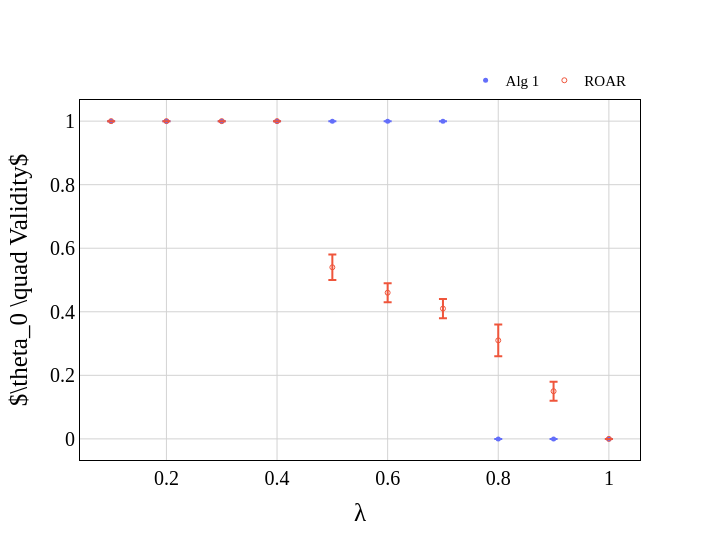
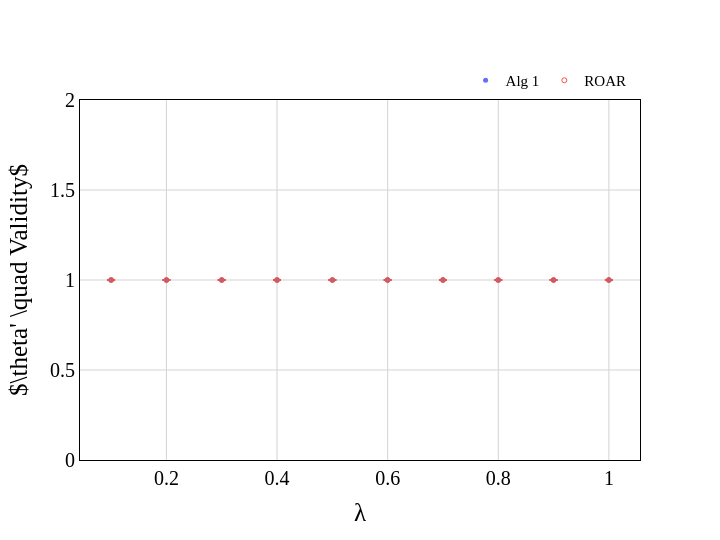
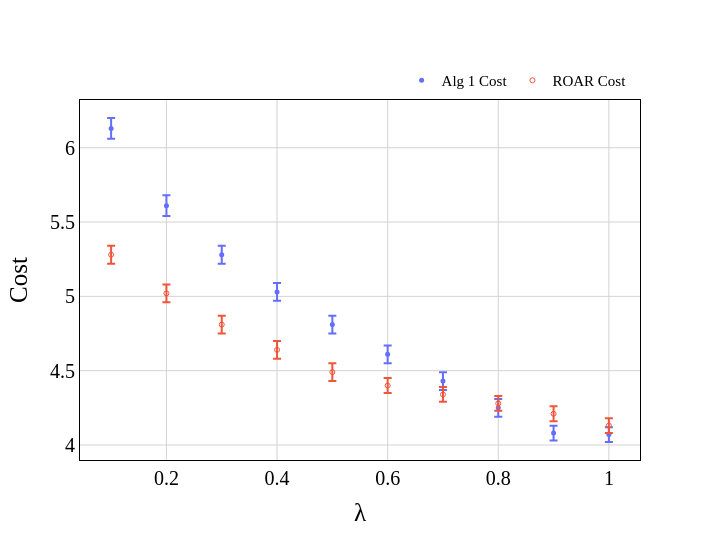

Notebook code cell kept with these figures, in order:
### Markdown cell above
Effect of $\lambda$

### Code cell
Jcolor = {'OPT': '#636EFA', 'ROAR': '#EF553B'}
Vcolor = {'OPT': '#040e89', 'ROAR': '#c12910'}
Ccolor = {'OPT': '#7881fb', 'ROAR': '#f48774'}
font_family = 'Times New Roman'
font_color = 'black'
width, height = 720, 540

data_names = {
    'correction': 'German Credit',
    'synthetic': 'Synthetic',
    'temporal': 'Small Business'
}
# alpha = 0.1
curr_res = results[results['alpha'] == 0.5]

figs = [go.Figure() for _ in range(3)]
for id in results.id.unique():
    temp = curr_res[(curr_res.id == id)]
    
    figs[0].add_trace(go.Scatter(
        x=temp['lambda'],
        y=temp['Mean WC Validity'].round(2),
        error_y=dict(array=temp['Std WC Validity'].round(2)),
        marker=dict(color=Jcolor[id], symbol='circle' if id=='OPT' else 'circle-open', size=5),
        mode='markers',
        name=f'{"Alg 1" if id == "OPT" else "ROAR"}',
    ))
    
    figs[1].add_trace(go.Scatter(
        x=temp['lambda'],
        y=temp['Mean M1 Validity'].round(2),
        error_y=dict(array=temp['Std M1 Validity'].round(2)),
        marker=dict(color=Jcolor[id], symbol='circle' if id=='OPT' else 'circle-open', size=5),
        mode='markers',
        name=f'{"Alg 1" if id == "OPT" else "ROAR"}',
    ))
    
    figs[2].add_trace(go.Scatter(
        x=temp['lambda'],
        y=temp['Mean Cost'].round(2),
        error_y=dict(array=temp['Std Cost'].round(2)),
        marker=dict(color=Jcolor[id], symbol='circle' if id=='OPT' else 'circle-open', size=5),
        mode='markers',
        name=f'{"Alg 1" if id == "OPT" else "ROAR"} Cost',
    ))

y_title = [r'$\theta_0 \quad Validity$', r"$\theta' \quad Validity$", "Cost"]
for i, fig in enumerate(figs):
    fig.update_xaxes(
        title=dict(
            text='λ',
            font=dict(
                family=font_family,
                color=font_color,
                size=25
            )
            ), 
        showline=True, 
        mirror=True,
        linecolor='black', 
        gridcolor='lightgrey', 
        zerolinewidth=1,
        zerolinecolor='lightgrey',
        )

    fig.update_yaxes(
        title=dict(
            text=y_title[i],
            font=dict(
                family=font_family,
                color=font_color,
                size=25
            ), 
            ), 
        showline=True, 
        mirror=True,
        linecolor='black', 
        gridcolor='lightgrey',
        zerolinewidth=1,
        zerolinecolor='lightgrey',
        )

    fig.update_layout(
        # title=dict(
        #     text=f"{data_names[data]} Dataset", 
        #     x=0.5, 
        #     font=dict(
        #         family=font_family, 
        #         color=font_color, 
        #         size=35
        #         )
        #     ), 
        legend=dict(
            x=0.985,
            y=1.1,
            xanchor='right',
            font=dict(
                family=font_family,
                color=font_color,
                size=15
                ), 
            orientation='h'
            ),
        width=width,
        height=height,
        plot_bgcolor='white',
        paper_bgcolor='white',
        xaxis=dict(
            tickfont=dict(
                family=font_family,
                color=font_color,
                size=20,
            )
        ),
        yaxis=dict(
            tickfont=dict(
                family=font_family,
                color=font_color,
                size=20
            )
        )
        )

    fig.show()

### Figure 1 — Plotly figure (JSON) as saved in the notebook; plotly's stock layout.template omitted (floating-point values rounded to 4 significant figures)
{"data": [{"error_y": {"array": [0, 0, 0, 0, 0, 0, 0, 0, 0, 0]}, "marker": {"color": "#636EFA", "size": 5, "symbol": "circle"}, "mode": "markers", "name": "Alg 1", "type": "scatter", "x": [0.1, 0.2, 0.3, 0.4, 0.5, 0.6, 0.7, 0.8, 0.9, 1], "y": [1, 1, 1, 1, 1, 1, 1, 0, 0, 0]}, {"error_y": {"array": [0, 0, 0, 0, 0.04, 0.03, 0.03, 0.05, 0.03, 0]}, "marker": {"color": "#EF553B", "size": 5, "symbol": "circle-open"}, "mode": "markers", "name": "ROAR", "type": "scatter", "x": [0.1, 0.2, 0.3, 0.4, 0.5, 0.6, 0.7, 0.8, 0.9, 1], "y": [1, 1, 1, 1, 0.54, 0.46, 0.41, 0.31, 0.15, 0]}], "layout": {"height": 540, "legend": {"font": {"color": "black", "family": "Times New Roman", "size": 15}, "orientation": "h", "x": 0.985, "xanchor": "right", "y": 1.1}, "paper_bgcolor": "white", "plot_bgcolor": "white", "width": 720, "xaxis": {"gridcolor": "lightgrey", "linecolor": "black", "mirror": true, "showline": true, "tickfont": {"color": "black", "family": "Times New Roman", "size": 20}, "title": {"font": {"color": "black", "family": "Times New Roman", "size": 25}, "text": "λ"}, "zerolinecolor": "lightgrey", "zerolinewidth": 1}, "yaxis": {"gridcolor": "lightgrey", "linecolor": "black", "mirror": true, "showline": true, "tickfont": {"color": "black", "family": "Times New Roman", "size": 20}, "title": {"font": {"color": "black", "family": "Times New Roman", "size": 25}, "text": "$\\theta_0 \\quad Validity$"}, "zerolinecolor": "lightgrey", "zerolinewidth": 1}}}

### Figure 2 — Plotly figure (JSON) as saved in the notebook; plotly's stock layout.template omitted (floating-point values rounded to 4 significant figures)
{"data": [{"error_y": {"array": [0, 0, 0, 0, 0, 0, 0, 0, 0, 0]}, "marker": {"color": "#636EFA", "size": 5, "symbol": "circle"}, "mode": "markers", "name": "Alg 1", "type": "scatter", "x": [0.1, 0.2, 0.3, 0.4, 0.5, 0.6, 0.7, 0.8, 0.9, 1], "y": [1, 1, 1, 1, 1, 1, 1, 1, 1, 1]}, {"error_y": {"array": [0, 0, 0, 0, 0, 0, 0, 0, 0, 0]}, "marker": {"color": "#EF553B", "size": 5, "symbol": "circle-open"}, "mode": "markers", "name": "ROAR", "type": "scatter", "x": [0.1, 0.2, 0.3, 0.4, 0.5, 0.6, 0.7, 0.8, 0.9, 1], "y": [1, 1, 1, 1, 1, 1, 1, 1, 1, 1]}], "layout": {"height": 540, "legend": {"font": {"color": "black", "family": "Times New Roman", "size": 15}, "orientation": "h", "x": 0.985, "xanchor": "right", "y": 1.1}, "paper_bgcolor": "white", "plot_bgcolor": "white", "width": 720, "xaxis": {"gridcolor": "lightgrey", "linecolor": "black", "mirror": true, "showline": true, "tickfont": {"color": "black", "family": "Times New Roman", "size": 20}, "title": {"font": {"color": "black", "family": "Times New Roman", "size": 25}, "text": "λ"}, "zerolinecolor": "lightgrey", "zerolinewidth": 1}, "yaxis": {"gridcolor": "lightgrey", "linecolor": "black", "mirror": true, "showline": true, "tickfont": {"color": "black", "family": "Times New Roman", "size": 20}, "title": {"font": {"color": "black", "family": "Times New Roman", "size": 25}, "text": "$\\theta' \\quad Validity$"}, "zerolinecolor": "lightgrey", "zerolinewidth": 1}}}

### Figure 3 — Plotly figure (JSON) as saved in the notebook; plotly's stock layout.template omitted (floating-point values rounded to 4 significant figures)
{"data": [{"error_y": {"array": [0.07, 0.07, 0.06, 0.06, 0.06, 0.06, 0.06, 0.06, 0.05, 0.05]}, "marker": {"color": "#636EFA", "size": 5, "symbol": "circle"}, "mode": "markers", "name": "Alg 1 Cost", "type": "scatter", "x": [0.1, 0.2, 0.3, 0.4, 0.5, 0.6, 0.7, 0.8, 0.9, 1], "y": [6.13, 5.61, 5.28, 5.03, 4.81, 4.61, 4.43, 4.25, 4.08, 4.07]}, {"error_y": {"array": [0.06, 0.06, 0.06, 0.06, 0.06, 0.05, 0.05, 0.05, 0.05, 0.05]}, "marker": {"color": "#EF553B", "size": 5, "symbol": "circle-open"}, "mode": "markers", "name": "ROAR Cost", "type": "scatter", "x": [0.1, 0.2, 0.3, 0.4, 0.5, 0.6, 0.7, 0.8, 0.9, 1], "y": [5.28, 5.02, 4.81, 4.64, 4.49, 4.4, 4.34, 4.28, 4.21, 4.13]}], "layout": {"height": 540, "legend": {"font": {"color": "black", "family": "Times New Roman", "size": 15}, "orientation": "h", "x": 0.985, "xanchor": "right", "y": 1.1}, "paper_bgcolor": "white", "plot_bgcolor": "white", "width": 720, "xaxis": {"gridcolor": "lightgrey", "linecolor": "black", "mirror": true, "showline": true, "tickfont": {"color": "black", "family": "Times New Roman", "size": 20}, "title": {"font": {"color": "black", "family": "Times New Roman", "size": 25}, "text": "λ"}, "zerolinecolor": "lightgrey", "zerolinewidth": 1}, "yaxis": {"gridcolor": "lightgrey", "linecolor": "black", "mirror": true, "showline": true, "tickfont": {"color": "black", "family": "Times New Roman", "size": 20}, "title": {"font": {"color": "black", "family": "Times New Roman", "size": 25}, "text": "Cost"}, "zerolinecolor": "lightgrey", "zerolinewidth": 1}}}
